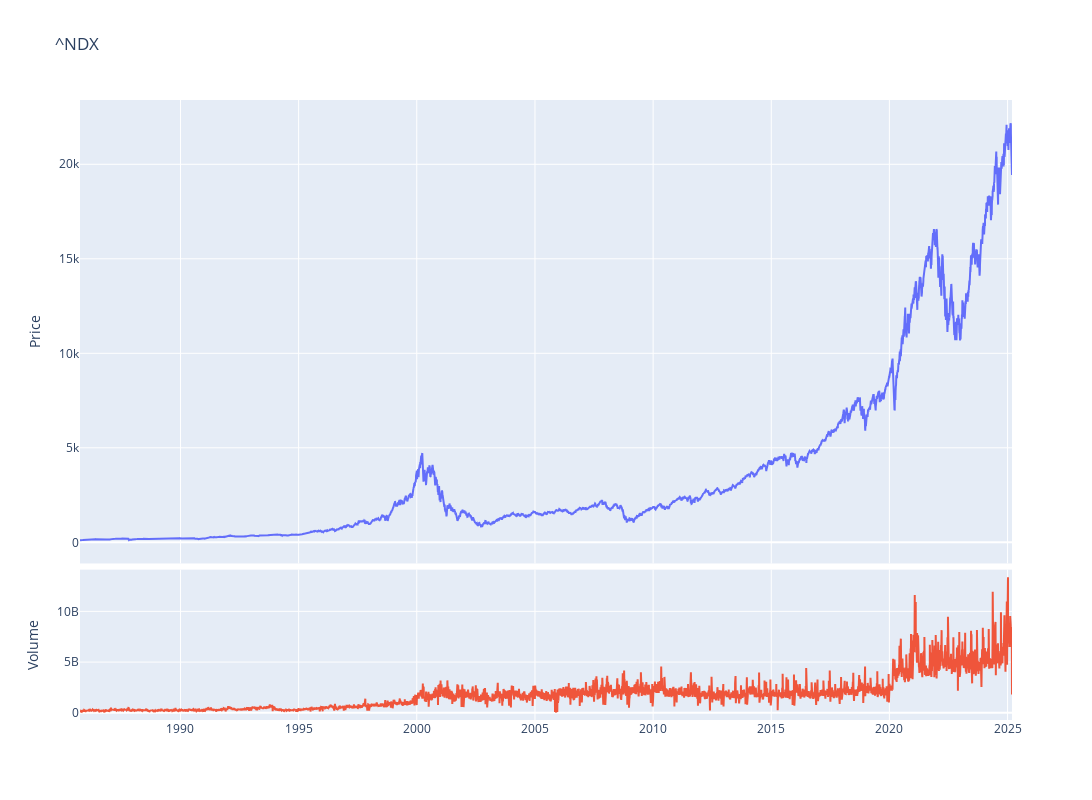

Source (notebook cell):
### Code cell
fig = make_subplots(rows=4, cols=1,shared_xaxes=True,vertical_spacing=0.01,specs=[[{'rowspan':3,'colspan':1}],[None],[None],[{'rowspan':1,'colspan':1}]])

# Graph (1,1)
fig.add_trace(go.Scatter(x=stock_ticker.index,y=stock_ticker['Adj Close'],mode="lines",name=f"{ticker}"),row=1, col=1)
# Update xaxis properties
fig.update_yaxes(title_text="Price", row=1, col=1)

# Graph (4,1)
fig.add_trace(go.Scatter(x=stock_ticker.index,y=stock_ticker['Volume'],mode="lines",name='Volume'),row=4, col=1)
fig.update_yaxes(title_text="Volume", row=4, col=1)

fig.update_layout(height=800, width=1300,showlegend=False,title=f"{ticker}")

fig.show()

### Figure 1 — Plotly figure (JSON) as saved in the notebook; plotly's stock layout.template omitted (floating-point values rounded to 4 significant figures; data arrays with more than 128 entries replaced by an {"elided": "..."} marker saying what was removed)
{"data": [{"mode": "lines", "name": "^NDX", "type": "scatter", "x": {"elided": "9937 str values"}, "xaxis": "x", "y": {"elided": "9937 float values"}, "yaxis": "y"}, {"mode": "lines", "name": "Volume", "type": "scatter", "x": {"elided": "9937 str values"}, "xaxis": "x2", "y": {"elided": "9937 int values"}, "yaxis": "y2"}], "layout": {"height": 800, "showlegend": false, "title": {"text": "^NDX"}, "width": 1300, "xaxis": {"anchor": "y", "domain": [0, 1], "matches": "x2", "showticklabels": false}, "xaxis2": {"anchor": "y2", "domain": [0, 1]}, "yaxis": {"anchor": "x", "domain": [0.2525, 1], "title": {"text": "Price"}}, "yaxis2": {"anchor": "x2", "domain": [0, 0.2425], "title": {"text": "Volume"}}}}
